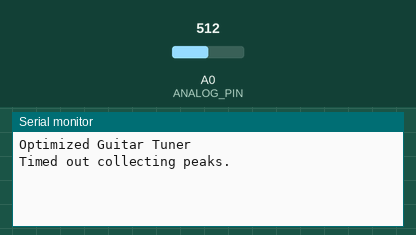
A sketch run on a simulated Arduino Uno, built with avr-gcc and run on an emulated ATmega328P. On the bench: the last lines printed to the serial monitor. The inputs (shaded band) are chosen by the test bench; at power-on: A0 (ANALOG_PIN) = 512.

Above: at 2.2 s.
2.3 s: A0 (ANALOG_PIN) set to 25
At 3.2 s:
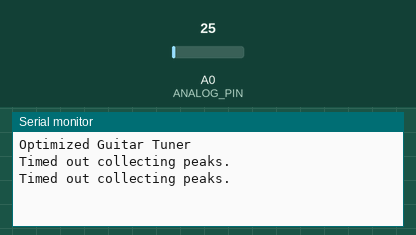
3.8 s: A0 (ANALOG_PIN) set to 19
At 5.9 s:
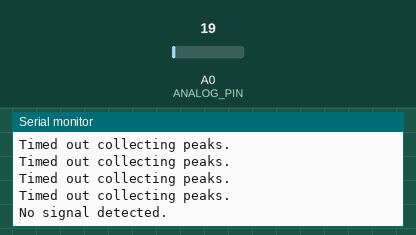

The sketch:

P2PDetection.ino
```cpp
#define ANALOG_PIN A0

// Detection config
#define NUM_CYCLES 15              // Collect 15 good cycles
#define PEAK_THRESHOLD 22        // ADC threshold to detect a peak
#define IGNORE_TIME 1000UL        // Ignore for 1000 µs after peak (debounce)
#define PERIOD_MIN 2500UL         // Accepts frequencies up to 400 Hz
#define PERIOD_MAX 15000UL        // Reject periods below ~66 Hz
#define TIMEOUT 800000UL          // Abort if it takes too long (800ms)

// Simple array sorter for median
void sortArray(unsigned long arr[], int size) {
  for (int i = 0; i < size - 1; i++) {
    for (int j = i + 1; j < size; j++) {
      if (arr[i] > arr[j]) {
        unsigned long temp = arr[i];
        arr[i] = arr[j];
        arr[j] = temp;
      }
    }
  }
}

void setup() {
  Serial.begin(115200);
  delay(1000);
  Serial.println("Optimized Guitar Tuner");
}

void loop() {
  unsigned long periods[NUM_CYCLES];
  int cycleCount = 0;
  unsigned long lastPeakTime = 0;
  unsigned long lastAcceptedPeakTime = 0;
  int lastVal = 0;
  unsigned long startTime = micros();

  // Wait for signal above threshold
  while (analogRead(ANALOG_PIN) < PEAK_THRESHOLD) {
    if (micros() - startTime > TIMEOUT) {
      Serial.println("No signal detected.");
      delay(300);
      return;
    }
  }

  // Start peak detection loop
  while (cycleCount < NUM_CYCLES) {
    int val = analogRead(ANALOG_PIN);
    unsigned long now = micros();

    if (val >= PEAK_THRESHOLD && lastVal < PEAK_THRESHOLD) {
      if (now - lastAcceptedPeakTime >= IGNORE_TIME) {
        if (lastPeakTime > 0) {
          unsigned long period = now - lastPeakTime;

          if (period >= PERIOD_MIN && period <= PERIOD_MAX) {
            periods[cycleCount++] = period;
          }
        }
        lastPeakTime = now;
        lastAcceptedPeakTime = now;
      }
    }

    lastVal = val;

    if (micros() - startTime > TIMEOUT) {
      Serial.println("Timed out collecting peaks.");
      return;
    }
  }

  // Calculate median period
  sortArray(periods, NUM_CYCLES);
  unsigned long medianPeriod = periods[NUM_CYCLES / 2];
  float frequency = 1000000.0 / medianPeriod;

  // Output raw frequency
  Serial.print("Frequency: ");
  Serial.print(frequency, 2);
  Serial.println(" Hz");

  delay(300);  // Fast enough for live tuning feedback
}
```

Measured:
- the behaviour switches between 22 and 21 on A0 (ANALOG_PIN) (found by bisection; images 1 and 2)
- after the input at 3.8 s, the serial monitor: prints a new line after 1.2 s (image 2)
